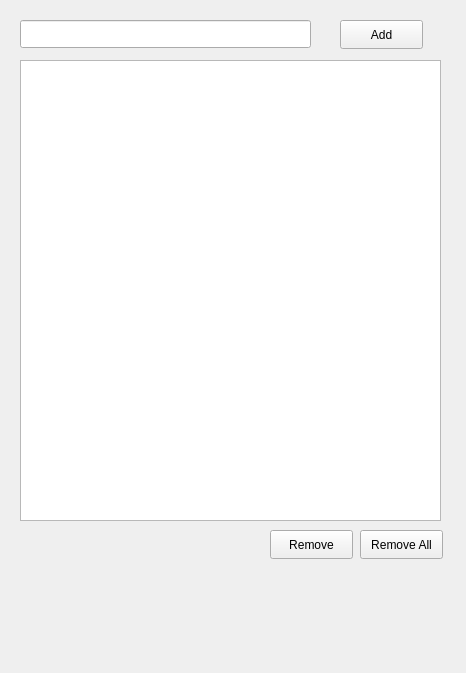
<?xml version="1.0" encoding="UTF-8"?>
<ui version="4.0">
 <class>MainWindow</class>
 <widget class="QMainWindow" name="MainWindow">
  <property name="geometry">
   <rect>
    <x>0</x>
    <y>0</y>
    <width>466</width>
    <height>673</height>
   </rect>
  </property>
  <property name="windowTitle">
   <string>MainWindow</string>
  </property>
  <widget class="QWidget" name="centralwidget">
   <widget class="QLineEdit" name="txtTask">
    <property name="geometry">
     <rect>
      <x>20</x>
      <y>20</y>
      <width>291</width>
      <height>28</height>
     </rect>
    </property>
   </widget>
   <widget class="QPushButton" name="btnAdd">
    <property name="geometry">
     <rect>
      <x>340</x>
      <y>20</y>
      <width>83</width>
      <height>29</height>
     </rect>
    </property>
    <property name="text">
     <string>Add</string>
    </property>
   </widget>
   <widget class="QListWidget" name="lstTasks">
    <property name="geometry">
     <rect>
      <x>20</x>
      <y>60</y>
      <width>421</width>
      <height>461</height>
     </rect>
    </property>
   </widget>
   <widget class="QPushButton" name="btnRemove">
    <property name="geometry">
     <rect>
      <x>270</x>
      <y>530</y>
      <width>83</width>
      <height>29</height>
     </rect>
    </property>
    <property name="text">
     <string>Remove</string>
    </property>
   </widget>
   <widget class="QPushButton" name="btnRemoveAll">
    <property name="geometry">
     <rect>
      <x>360</x>
      <y>530</y>
      <width>83</width>
      <height>29</height>
     </rect>
    </property>
    <property name="text">
     <string>Remove All</string>
    </property>
   </widget>
  </widget>
 </widget>
 <resources/>
 <connections/>
</ui>
